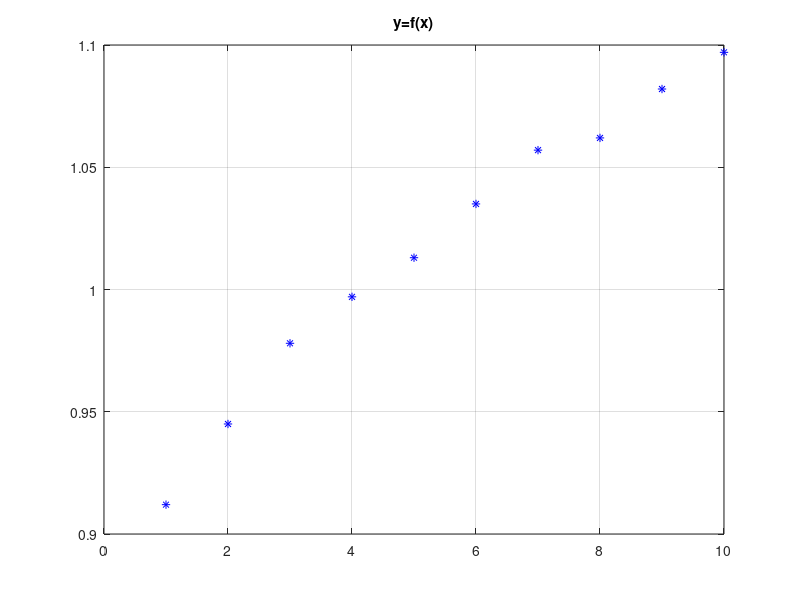
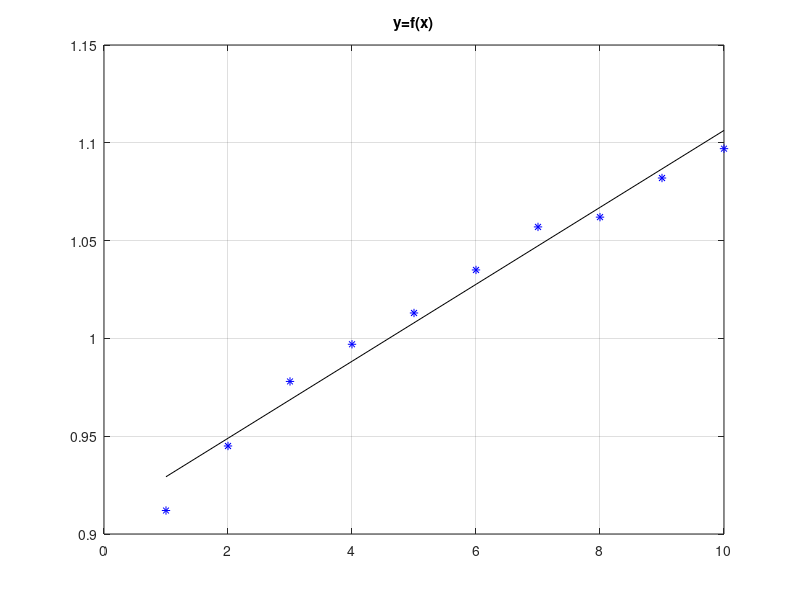

Source code (MATLAB) for these figures, in order:
% approx_line.m
% Regresja liniowa: y = a*x + b
clear all; close all;
% W wyniku pomiaru otrzymano nastepujace liczby ( x = numer pomiaru, y = wartosc )
x = [ 1 2 3 4 5 6 7 8 9 10 ];
y = [ 0.912 0.945 0.978 0.997 1.013 1.035 1.057 1.062 1.082 1.097 ];
figure; plot( x, y, 'b*' ); title('y=f(x)'); grid; pause
                                    % Aproksymacja linia prosta: y = a * x + b
if(0)                               % OGOLNIE - rozwiazanie rownania macierzowego
    xt = x'; 
    yt = y'; 
    N = length( xt );               % X * ab
    X = [ xt, ones(N,1) ];          % y(n) = a*x(n) + b = | x(1) 1 | * | a |
    ab = X \ yt;                    % y(1) = a*x(1) + b = | x(2) 1 | | b |
    a = ab(1), b = ab(2),           % y(2) = a*x(2) + b = | x(3) 1 |
else                                % W TYM PRZYPADKU - na podstawie wyprowadzonych wzorow
    xm = mean( x );                 % srednia wartosc wektora x
    ym = mean( y );                 % srednia wartosc wektora y
    xr = x - xm;                    % wektor x - srednia x (od kazdego elementu)
    yr = y - ym;                    % wektor y - srednia y (od kazdego elementu)
    a = (xr * yr') / (xr * xr')     % obliczenie wsp a prostej, to samo
                                    % inaczej: a = sum( xr .* yr ) / sum( xr .* xr )
    
    b = ym - a * xm % obliczenie wsp b prostej
end
figure; plot( x, y, 'b*', x, a*x+b, 'k-' ); title('y=f(x)'); grid; pause
% Takze wielomiany wyzszych rzedow
% p = polyfit( x, y, 1 ), % a=p(1), b=p(2)
% figure; plot( x, y, ’b*’, x, polyval(p,x), ’r-’ ); title(’y=f(x)’); grid; pause